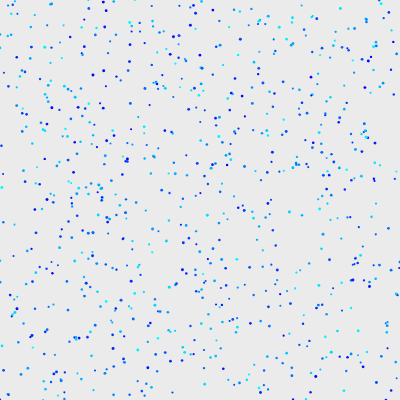
Frame 1 (no input)
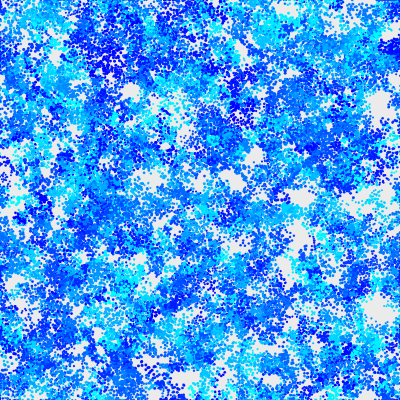
Frame 60 (no input)
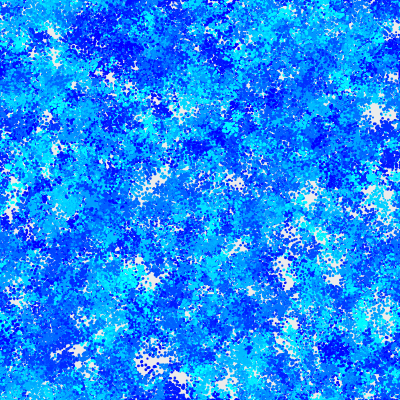
Frame 120 (the mouse pressed at the canvas centre since frame 60)

The p5.js sketch that drew these frames (run headless with seeded random() and noise() and a simulated clock; from frame 60 on, the mouse is pressed at the canvas centre):

// p5.js sketch
// ── sketch.js
let movers = [];
let moversNum = 800;

function setup() {
  createCanvas(400, 400);
  background(235);

  for (let i = 0; i < moversNum; i++) {
    movers.push(new Mover());
  }
}

function draw() {
  for (let i = 0; i < movers.length; i++) {
    movers[i].move();
    movers[i].display();
  }
}

class Mover {
  constructor() {
    this.x = random(width);
    this.y = random(height);
    this.d = random(2, 3);
    this.fillColor = color(0, random(255), 255);
  }

  move() {
    this.x += random(-5, 5);
    this.y += random(-5, 5);

    if (this.x < 0) {
      this.x = width;
    }
    if (this.x > width) {
      this.x = 0;
    }
    if (this.y < 0) {
      this.y = height;
    }
    if (this.y > height) {
      this.y = 0;
    }
  }
  display(){
    noStroke()
    fill(this.fillColor);
    circle(this.x, this.y, this.d);
  }
}
